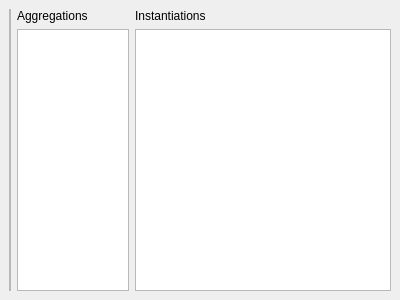
<?xml version="1.0" encoding="UTF-8"?>
<ui version="4.0">
 <class>templex::frontend::STLContainersPage</class>
 <widget class="QWidget" name="templex::frontend::STLContainersPage">
  <property name="geometry">
   <rect>
    <x>0</x>
    <y>0</y>
    <width>400</width>
    <height>300</height>
   </rect>
  </property>
  <property name="windowTitle">
   <string>Form</string>
  </property>
  <layout class="QHBoxLayout" name="horizontalLayout" stretch="0">
   <property name="spacing">
    <number>0</number>
   </property>
   <property name="leftMargin">
    <number>0</number>
   </property>
   <property name="topMargin">
    <number>0</number>
   </property>
   <property name="rightMargin">
    <number>0</number>
   </property>
   <property name="bottomMargin">
    <number>0</number>
   </property>
   <item>
    <widget class="QStackedWidget" name="stackedWidget">
     <property name="currentIndex">
      <number>0</number>
     </property>
     <widget class="QWidget" name="page">
      <layout class="QHBoxLayout" name="horizontalLayout_2" stretch="0,1,0">
       <property name="spacing">
        <number>6</number>
       </property>
       <property name="leftMargin">
        <number>9</number>
       </property>
       <property name="topMargin">
        <number>9</number>
       </property>
       <property name="rightMargin">
        <number>9</number>
       </property>
       <property name="bottomMargin">
        <number>9</number>
       </property>
       <item>
        <widget class="QFrame" name="classTemplateSelectorWrapper">
         <property name="frameShape">
          <enum>QFrame::StyledPanel</enum>
         </property>
         <property name="frameShadow">
          <enum>QFrame::Raised</enum>
         </property>
         <layout class="QVBoxLayout" name="verticalLayout">
          <property name="leftMargin">
           <number>0</number>
          </property>
          <property name="topMargin">
           <number>0</number>
          </property>
          <property name="rightMargin">
           <number>0</number>
          </property>
          <property name="bottomMargin">
           <number>0</number>
          </property>
         </layout>
        </widget>
       </item>
       <item>
        <layout class="QVBoxLayout" name="verticalLayout_2">
         <item>
          <widget class="QLabel" name="aggregationLabel">
           <property name="text">
            <string>Aggregations</string>
           </property>
          </widget>
         </item>
         <item>
          <widget class="QTableView" name="aggregationTable"/>
         </item>
        </layout>
       </item>
       <item>
        <layout class="QVBoxLayout" name="verticalLayout_3">
         <property name="leftMargin">
          <number>0</number>
         </property>
         <property name="topMargin">
          <number>0</number>
         </property>
         <property name="rightMargin">
          <number>0</number>
         </property>
         <property name="bottomMargin">
          <number>0</number>
         </property>
         <item>
          <widget class="QLabel" name="instantiationLabel">
           <property name="text">
            <string>Instantiations</string>
           </property>
          </widget>
         </item>
         <item>
          <widget class="QListView" name="sourceLocationList"/>
         </item>
        </layout>
       </item>
      </layout>
     </widget>
     <widget class="QWidget" name="page_2">
      <layout class="QHBoxLayout" name="horizontalLayout_3">
       <item>
        <widget class="QLabel" name="label">
         <property name="text">
          <string>No STL container instantiation was found in the codebase.</string>
         </property>
         <property name="alignment">
          <set>Qt::AlignCenter</set>
         </property>
        </widget>
       </item>
      </layout>
     </widget>
    </widget>
   </item>
  </layout>
 </widget>
 <resources/>
 <connections/>
</ui>
